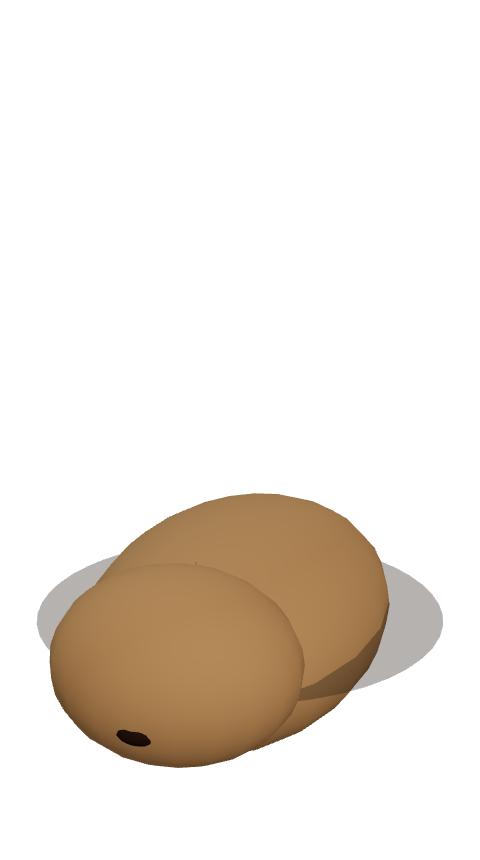
#> input picture artifacts/r2p3d-r1/web/poses/pose_Idle.png, 480 x 860 px, given in place of pose_Idle.png.png, which was not available
$ python -i build-r2p3d-r1-pose-sheet.py   (imports and definitions only)
#> lines starting #> are read from the running program, lines starting #| are printed output that depends on the picture; after the words box and inside, x2 and y2 are one past the last pixel; in counts of white or black regions, pixels touching at a corner belong together; pictures that were not available may be replaced by others from this repository, and a replacement may not be noted
"""build-r2p3d-r1-pose-sheet.py — composite web 3D pose evidence onto the stage.

The web captures are RGBA (transparent outside the pet). PLI composites the
WebView over the warm dark stage (packages/pet-3d palette STAGE.base #171310),
so this script composites each pose onto that exact background and tiles them
into the required POSE contact sheet (same twin across all poses).

Run: python scripts/twin/build-r2p3d-r1-pose-sheet.py
"""

from __future__ import annotations

from pathlib import Path

from PIL import Image, ImageDraw

REPO = Path(__file__).resolve().parents[2]
POSES = REPO / "artifacts" / "r2p3d-r1" / "web" / "poses"
OUT = REPO / "artifacts" / "r2p3d-r1" / "web"

STAGE_BASE = (23, 19, 16)  # #171310
STAGE_GLOW = (58, 46, 36)  # #3A2E24

POSE_ORDER = [
    "pose_Idle", "pose_Stand", "pose_Sit", "pose_Lie", "pose_Sleep",
    "pose_Walk", "pose_Run", "pose_Eat", "pose_Drink", "pose_Play",
    "pose_Sniff", "pose_Stretch", "twin_front", "twin_stand_front",
]

CELL_W, CELL_H = 300, 560
COLS = 3


def composite(name: str) -> Image.Image:
    src = Image.open(POSES / f"{name}.png").convert("RGBA")
#> src is the input picture: PIL image 480x860 RGBA; mean R, G, B, A 27.4, 20.5, 12.9, 44.1
    w, h = src.size
#> w = 480; h = 860
    # Fit into cell preserving aspect.
    scale = min(CELL_W / w, CELL_H / h)
#> scale = 0.625
    nw, nh = int(w * scale), int(h * scale)
#> nw = 300; nh = 537
    src = src.resize((nw, nh), Image.LANCZOS)
#> src: PIL image 300x537 RGBA
    bg = Image.new("RGBA", (CELL_W, CELL_H), (*STAGE_BASE, 255))
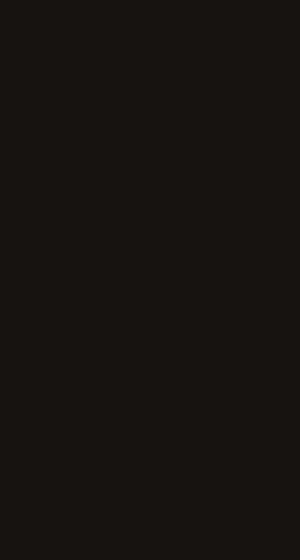
#> bg: PIL image 300x560 RGBA; mean R, G, B, A 23, 19, 16, 255
    # Warm glow behind the pet.
    glow = Image.new("RGBA", (CELL_W, CELL_H), (*STAGE_GLOW, 255))
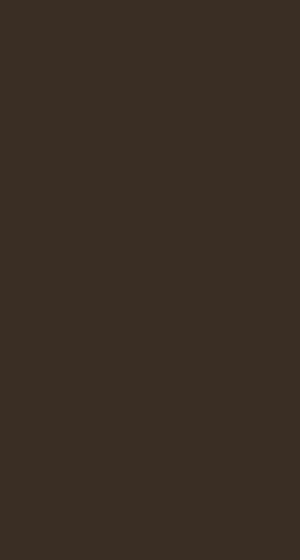
#> glow: PIL image 300x560 RGBA; mean R, G, B, A 58, 46, 36, 255
    mask = Image.new("L", (CELL_W, CELL_H), 0)
#> mask: PIL image 300x560 L; every value is 0
    from PIL import ImageDraw as _d

    _d.Draw(mask).ellipse((CELL_W * 0.15, CELL_H * 0.18, CELL_W * 0.85, CELL_H * 0.85), fill=180)
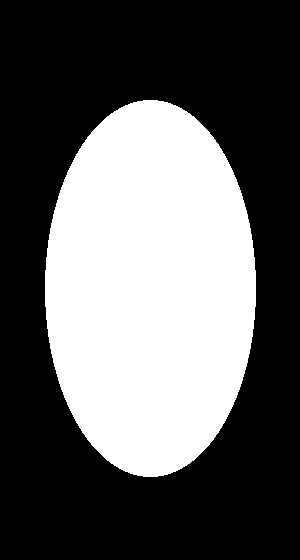
#> mask: PIL image 300x560 L; values 0 (black) and 180 (white), 37.2% white; 1 white region, box (x1, y1, x2, y2) and area: (45, 100, 256, 477) 62451
    glow.putalpha(mask)
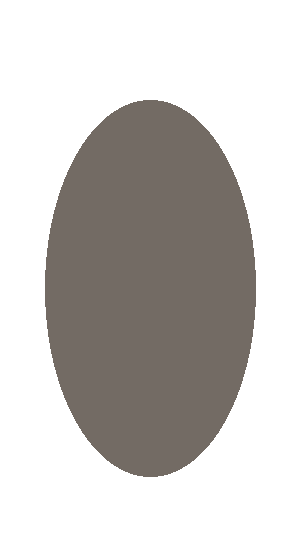
#> glow: PIL image 300x560 RGBA; mean R, G, B, A 58, 46, 36, 66.9; transparent parts drawn white
    bg = Image.alpha_composite(bg, glow)
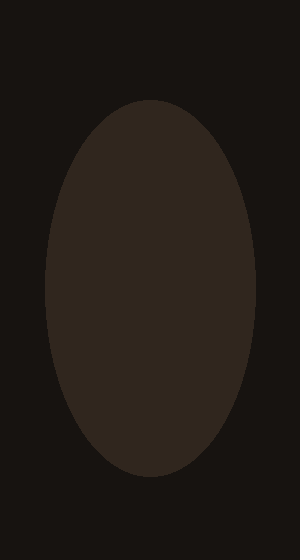
#> bg: PIL image 300x560 RGBA; mean R, G, B, A 32.3, 26.1, 21.2, 255
    x = (CELL_W - nw) // 2
#> x = 0
    y = (CELL_H - nh) // 2
#> y = 11
    bg.alpha_composite(src, (x, y))
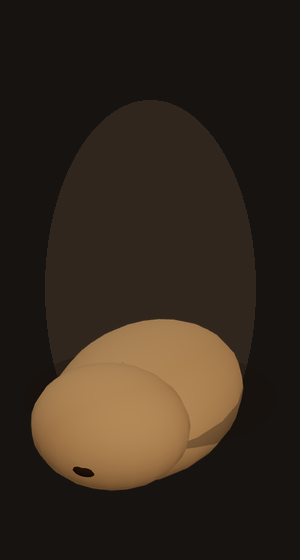
#> bg: PIL image 300x560 RGBA; mean R, G, B, A 51.3, 40, 29, 255
    return bg.convert("RGB")


# [43 lines left out: function main, not called in this run]


# [2 lines not run here, left out]

>>> result = composite('../../artifacts/r2p3d-r1/web/poses/pose_Idle.png')
